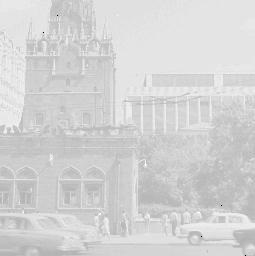
#> input picture example.jpg, 255 x 256 px
$ python task1.py
#> lines starting #> are read from the running program, lines starting #| are printed output that depends on the picture
import cv2
import numpy as np

img = cv2.imread('example.jpg', 1)
#> img is the input picture: shape (256, 255, 3); min 0, max 255, mean 211.4
# converting to LAB color space
lab = cv2.cvtColor(img, cv2.COLOR_BGR2LAB)
#> lab: shape (256, 255, 3); mean of channels 0, 1, 2 216.1, 128, 128
l_channel, a, b = cv2.split(lab)
#> a: shape (256, 255); every value is 128

# Applying CLAHE to L-channel
# feel free to try different values for the limit and grid size:
clahe = cv2.createCLAHE(clipLimit=4.0, tileGridSize=(1, 1))
cl = clahe.apply(l_channel)
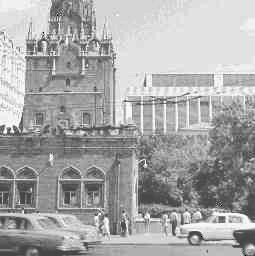
#> cl: shape (256, 255); min 0, max 255, mean 167.7

# merge the CLAHE enhanced L-channel with the a and b channel
limg = cv2.merge((cl, a, b))
#> limg: shape (256, 255, 3); mean of channels 0, 1, 2 167.7, 128, 128

# Converting image from LAB Color model to BGR color spcae
enhanced_img = cv2.cvtColor(limg, cv2.COLOR_LAB2BGR)

# Stacking the original image with the enhanced image
result = np.hstack((img, enhanced_img))
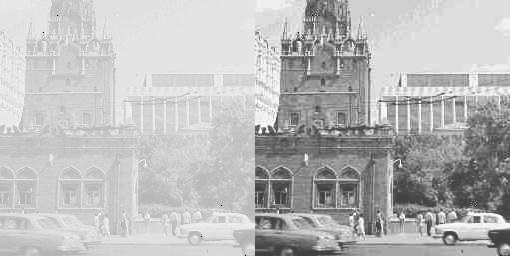
#> result: shape (256, 510, 3); mean B, G, R 186.3, 186.3, 186.3
cv2.imshow('Result', result)
cv2.waitKey(0)
#> (the run stopped early here; a loop or call above may not have finished)
